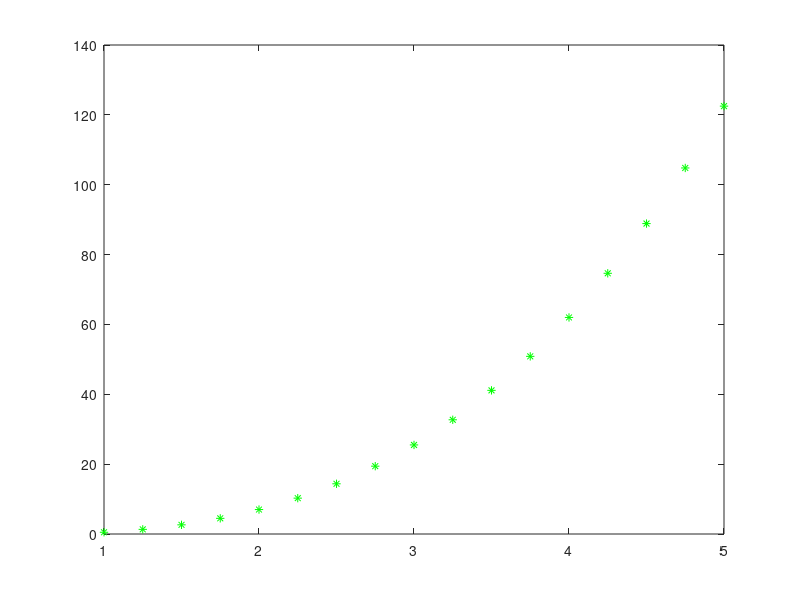

Write the MATLAB code that produced this figure.
close all
clear all
 
x=[1:0.25:5];
y=x.^3-x/2;
 
 
plot(x,y,'*g')
 
px=mean(x);
py=mean(y);
n=length(x);
 
%Inicializar acumuladores
num=0;
den=0;
